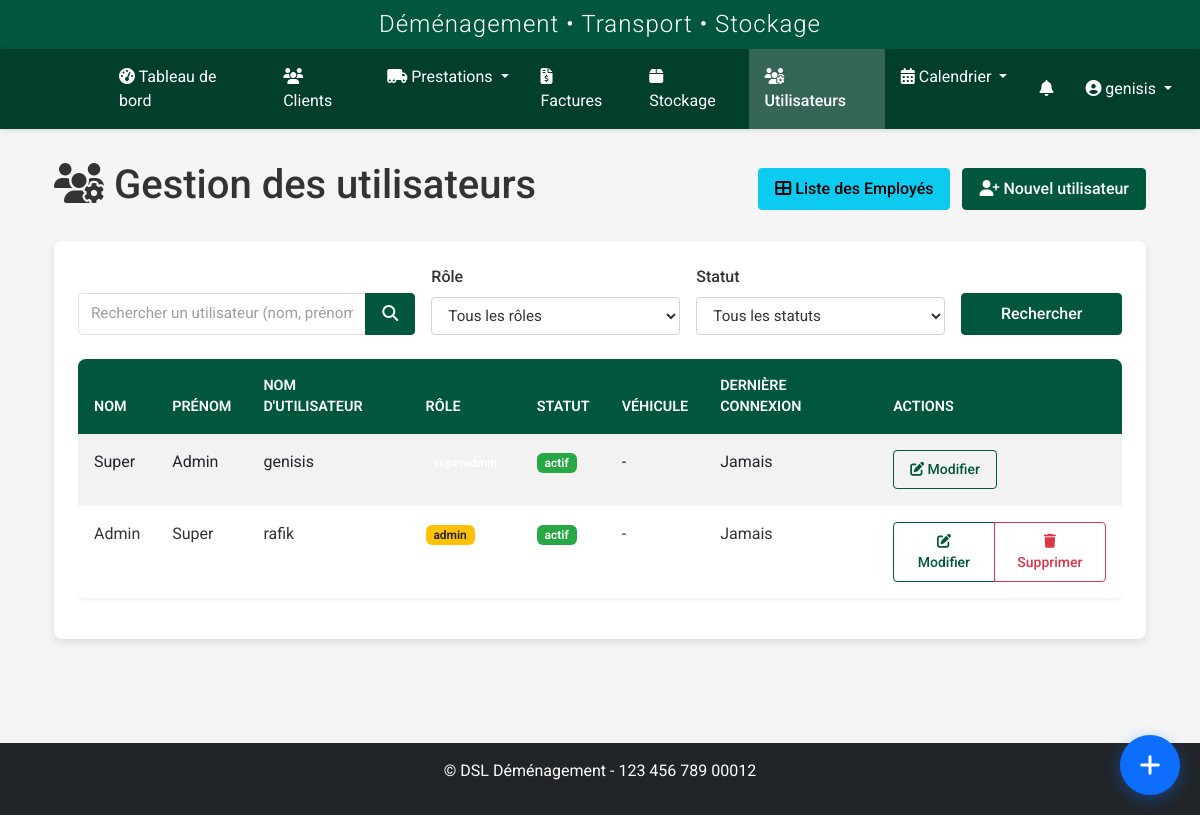
Screenshot of /utilisateurs/users (signed in) with the database file from the repository.
### models.py (models this page shows, shortened)
class User(UserMixin, db.Model):
    id = db.Column(db.Integer, primary_key=True)
    nom = db.Column(db.String(64), nullable=False)
    prenom = db.Column(db.String(64), nullable=False)
    username = db.Column(db.String(64), unique=True, nullable=False)
    email = db.Column(db.String(120), unique=True, nullable=True)
    password_hash = db.Column(db.String(256), nullable=False)
    role = db.Column(db.String(20), nullable=False, default='transporteur')
    statut = db.Column(db.String(20), nullable=False, default='actif')
    vehicule = db.Column(db.String(100), nullable=True)
    type_vehicule_id = db.Column(db.Integer, db.ForeignKey('type_vehicule.id'), nullable=True)
    permis_conduire = db.Column(db.String(50), nullable=True)
    notes = db.Column(db.Text, nullable=True)
    derniere_connexion = db.Column(db.DateTime, nullable=True)
    date_creation = db.Column(db.DateTime, nullable=False, default=datetime.utcnow)
    prestations = db.relationship('Prestation', secondary=prestation_transporteurs, back_populates='transporteurs')
    type_vehicule = db.relationship('TypeVehicule', backref='transporteurs')
    def is_admin(self):
        return self.role in ['admin', 'superadmin']
    def is_transporteur(self):
        return self.role == 'transporteur' or self.is_admin()

### routes/user.py (the view, shortened to what this page needs)
@user_bp.route('/users')
@login_required
@role_required('admin', 'superadmin')
def index():
    form = SearchUserForm()
    role_choices = [
        ('', 'Tous les rôles'),
        ('transporteur', 'Transporteur'),
        ('commercial', 'Commercial'),
        ('admin', 'Admin'),
        ('superadmin', 'Super Admin')
    ]
    form.role.choices = role_choices
    statut_choices = [
        ('', 'Tous les statuts'),
        ('actif', 'Actif'),
        ('inactif', 'Inactif')
    ]
    form.statut.choices = statut_choices
    query = request.args.get('query', '')
    role = request.args.get('role', '')
    statut = request.args.get('statut', '')
    form.query.data = query
    if role:
        form.role.data = role
    if statut:
        form.statut.data = statut
    users_query = User.query
    if current_user.role != 'superadmin':
        users_query = users_query.filter(User.role != 'superadmin')
        if current_user.role not in ['admin']:
            users_query = users_query.filter(User.role != 'admin')
    if role:
        users_query = users_query.filter_by(role=role)
    if statut:
        users_query = users_query.filter_by(statut=statut)
    users = users_query.order_by(User.date_creation.desc()).all()
    if current_user.role == 'superadmin':
        role_counts = {
            'transporteur': sum(1 for u in users if u.role == 'transporteur'),
            'commercial': sum(1 for u in users if u.role == 'commercial'),
            'admin': sum(1 for u in users if u.role == 'admin'),
            'superadmin': sum(1 for u in users if u.role == 'superadmin')
        }
    else:
        role_counts = {
            'transporteur': sum(1 for u in users if u.role == 'transporteur'),
            'commercial': sum(1 for u in users if u.role == 'commercial'),
            'admin': sum(1 for u in users if u.role == 'admin')
        }
    return render_template(
        'users/index.html',
        title='Gestion des Utilisateurs',
        users=users,
        form=form,
        role_counts=role_counts
    )

### templates/users/index.html (shortened to what this page needs)
{% extends "base.html" %}
{% block content %}
<div class="container-fluid">
    <div class="d-flex justify-content-between align-items-center mb-4">
        <h1><i class="fas fa-users-cog"></i> Gestion des utilisateurs</h1>
        <div>
            <a href="{{ url_for('user.liste') }}" class="btn btn-info me-2">
                <i class="fas fa-th-large"></i> Liste des Employés
            </a>
            <a href="{{ url_for('user.add') }}" class="btn btn-primary">
                <i class="fas fa-user-plus"></i> Nouvel utilisateur
            </a>
        </div>
    </div>
    <div class="card">
        <div class="card-body">
            <form method="GET" action="{{ url_for('user.index') }}" class="row g-3 align-items-end mb-4">
                <div class="col-md-4">
                    <div class="input-group">
                        <input type="text" name="query" id="user-search" class="form-control" placeholder="Rechercher un utilisateur (nom, prénom, username)" value="{{ request.args.get('query', '') }}">
                        <button type="submit" class="btn btn-primary">
                            <i class="fas fa-search"></i>
                        </button>
                    </div>
                </div>
                <div class="col-md-3">
                    <label for="role" class="form-label">{{ form.role.label.text }}</label>
                    {{ form.role(class="form-control", id="role") }}
                </div>
                <div class="col-md-3">
                    <label for="statut" class="form-label">{{ form.statut.label.text }}</label>
                    {{ form.statut(class="form-control", id="statut") }}
                </div>
                <div class="col-md-2">
                    {{ form.submit(class="btn btn-primary w-100") }}
                </div>
            </form>
            <div class="table-responsive">
                <table class="table table-hover table-striped">
                    <thead>
                        <tr>
                            <th>Nom</th>
                            <th>Prénom</th>
                            <th>Nom d'utilisateur</th>
                            <th>Rôle</th>
                            <th>Statut</th>
                            <th>Véhicule</th>
                            <th>Dernière connexion</th>
                            <th>Actions</th>
                        </tr>
                    </thead>
                    <tbody>
                        {% if users %}
                            {% for user in users %}
                                <tr{% if user.statut == 'inactif' %} class="table-secondary"{% endif %}>
                                    <td>{{ user.nom }}</td>
                                    <td>{{ user.prenom }}</td>
                                    <td>{{ user.username }}</td>
                                    <td>
                                        <span class="badge badge-{{ user.role }}">
                                            {{ user.role }}
                                        </span>
                                    </td>
                                    <td>
                                        <span class="badge badge-{{ user.statut }}">
                                            {{ user.statut }}
                                        </span>
                                    </td>
                                    <td>{{ user.vehicule or '-' }}</td>
                                    <td>
                                        {% if user.derniere_connexion %}
                                            {{ user.derniere_connexion.strftime('%d/%m/%Y %H:%M') }}
                                        {% else %}
                                            Jamais
                                        {% endif %}
                                    </td>
                                    <td>
                                        {% if current_user.role == 'superadmin' %}
                                            <div class="btn-group" role="group">
                                                <a href="{{ url_for('user.edit', id=user.id) }}" class="btn btn-sm btn-outline-primary">
                                                    <i class="fas fa-edit"></i> Modifier
                                                </a>
                                                {% if current_user.id != user.id %}
                                                    <a href="{{ url_for('user.delete', id=user.id) }}" class="btn btn-sm btn-outline-danger" onclick="return confirm('Êtes-vous sûr de vouloir supprimer cet utilisateur ?')">
                                                        <i class="fas fa-trash"></i> Supprimer
                                                    </a>
                                                {% endif %}
                                            </div>
                                        {% elif current_user.id == user.id %}
                                            <a href="{{ url_for('user.edit', id=user.id) }}" class="btn btn-sm btn-outline-primary">
                                                <i class="fas fa-edit"></i> Modifier mon profil
                                            </a>
                                        {% else %}
                                            -
                                        {% endif %}
                                    </td>
                                </tr>
                            {% endfor %}
                        {% else %}
                            <tr>
                                <td colspan="8" class="text-center">Aucun utilisateur trouvé</td>
                            </tr>
                        {% endif %}
                    </tbody>
                </table>
            </div>
        </div>
    </div>
</div>
{% endblock %}

### templates/base.html (shortened to what this page needs)
<!DOCTYPE html>
<html lang="fr">
<head>
    <link href="https://cdn.jsdelivr.net/npm/bootstrap@5.2.3/dist/css/bootstrap.min.css" rel="stylesheet">
    <link rel="stylesheet" href="https://cdnjs.cloudflare.com/ajax/libs/font-awesome/6.2.1/css/all.min.css">
    <link rel="stylesheet" href="https://cdnjs.cloudflare.com/ajax/libs/toastr.js/latest/toastr.min.css">
    <link href="https://cdn.jsdelivr.net/npm/fullcalendar@5.11.3/main.min.css" rel="stylesheet">
    <link href="https://cdn.jsdelivr.net/npm/summernote@0.8.18/dist/summernote-lite.min.css" rel="stylesheet">
    <link rel="stylesheet" href="{{ url_for('static', filename='css/style.css') }}">
    <link rel="stylesheet" href="{{ url_for('static', filename='css/notification-flash.css') }}">
    <link rel="stylesheet" href="{{ url_for('static', filename='css/notifications.css') }}">
    <link rel="stylesheet" href="{{ url_for('static', filename='css/prestations.css') }}">
    <link rel="stylesheet" href="{{ url_for('static', filename='css/custom-calendar.css') }}">
    <link rel="stylesheet" href="{{ url_for('static', filename='css/navbar-logos.css') }}">
    <link rel="stylesheet" href="{{ url_for('static', filename='css/whatsapp-buttons.css') }}">
    <link rel="stylesheet" href="{{ url_for('static', filename='css/quick-access-bubble.css') }}">
</head>
<body {% if current_user.is_authenticated %}data-user-role="{{ current_user.role }}" data-user-id="{{ current_user.id }}"{% endif %}>
    {% if current_user.is_authenticated %}
        <header>
            <div class="app-header">
                <h2>Déménagement • Transport • Stockage</h2>
            </div>
            <nav class="navbar navbar-dark navbar-expand-lg">
                <div class="container-fluid">
                    <a class="navbar-brand" href="{{ url_for('dashboard.index') }}">
                        <div class="logo-slideshow">
                        </div>
                    </a>
                    <div class="collapse navbar-collapse" id="navbarMain">
                        <ul class="navbar-nav me-auto mb-2 mb-lg-0">
                            <li class="nav-item">
                                <a class="nav-link {% if request.endpoint == 'dashboard.index' %}active{% endif %}" href="{{ url_for('dashboard.index') }}">
                                    <i class="fas fa-tachometer-alt"></i> Tableau de bord
                                </a>
                            </li>
                            <li class="nav-item">
                                <a class="nav-link {% if request.endpoint.startswith('client.') %}active{% endif %}" href="{{ url_for('client.index') }}">
                                    <i class="fas fa-users"></i> Clients
                                </a>
                            </li>
                            <li class="nav-item dropdown">
                                <a class="nav-link dropdown-toggle {% if request.endpoint.startswith('prestation.') %}active{% endif %}" href="#" id="prestationsDropdown" role="button" data-bs-toggle="dropdown" aria-expanded="false">
                                    <i class="fas fa-truck-moving"></i> Prestations
                                </a>
                            </li>
                            <li class="nav-item">
                                <a class="nav-link {% if request.endpoint.startswith('facture.') %}active{% endif %}" href="{{ url_for('facture.index') }}">
                                    <i class="fas fa-file-invoice-dollar"></i> Factures
                                </a>
                            </li>
                            <li class="nav-item">
                                <a class="nav-link {% if request.endpoint.startswith('stockage.') %}active{% endif %}" href="{{ url_for('stockage.index') }}">
                                    <i class="fas fa-box"></i> Stockage
                                </a>
                            </li>
                            {% if current_user.is_admin %}
                            <li class="nav-item">
                                <a class="nav-link {% if request.endpoint.startswith('user.') %}active{% endif %}" href="{{ url_for('user.index') }}">
                                    <i class="fas fa-users-cog"></i> Utilisateurs
                                </a>
                            </li>
                            {% endif %}
                            <li class="nav-item dropdown">
                                <a class="nav-link dropdown-toggle {% if request.endpoint.startswith('calendrier.') %}active{% endif %}" href="#" id="calendrierDropdown" role="button" data-bs-toggle="dropdown" aria-expanded="false">
                                    <i class="fas fa-calendar-alt"></i> Calendrier
                                </a>
                            </li>
                        </ul>
                        <ul class="navbar-nav">
                            {% if current_user.is_authenticated and (current_user.is_transporteur() or current_user.is_admin() or current_user.role in ['commercial', 'superadmin']) %}
                            <li class="nav-item">
                                <a href="{{ url_for('transporteur_prestations.notifications') }}" class="nav-link position-relative">
                                    <i class="fas fa-bell"></i>
                                </a>
                            </li>
                            {% endif %}
                            <li class="nav-item dropdown">
                                <a class="nav-link dropdown-toggle" href="#" id="userDropdown" role="button" data-bs-toggle="dropdown">
                                    <i class="fas fa-user-circle"></i> {{ current_user.username }}
                                </a>
                            </li>
                        </ul>
                    </div>
                </div>
            </nav>
        </header>
        <main class="main-content">
            <div class="container">
                {% block content %}{% endblock %}
            </div>
        </main>
        <footer class="mt-5 py-3 bg-dark text-white">
            <div class="container text-center">
                <p>&copy; {{ config.COMPANY_FULL_NAME }} - {{ config.COMPANY_SIRET }}</p>
            </div>
        </footer>
    {% else %}
        <main class="main-content">
            <div class="container">
                {% block auth_content %}{% endblock %}
            </div>
        </main>
    {% endif %}
</body>
</html>

### rows the page displays
User: username "genisis", nom "Super", prenom "Admin", statut "actif", vehicule "-", shows "Jamais"
User: nom "Admin", prenom "Super", username "rafik", role "admin", statut "actif", vehicule "-", shows "Jamais"

### other values shown
{{ config.COMPANY_FULL_NAME }} "DSL Déménagement"
{{ config.COMPANY_SIRET }} "123 456 789 00012"
